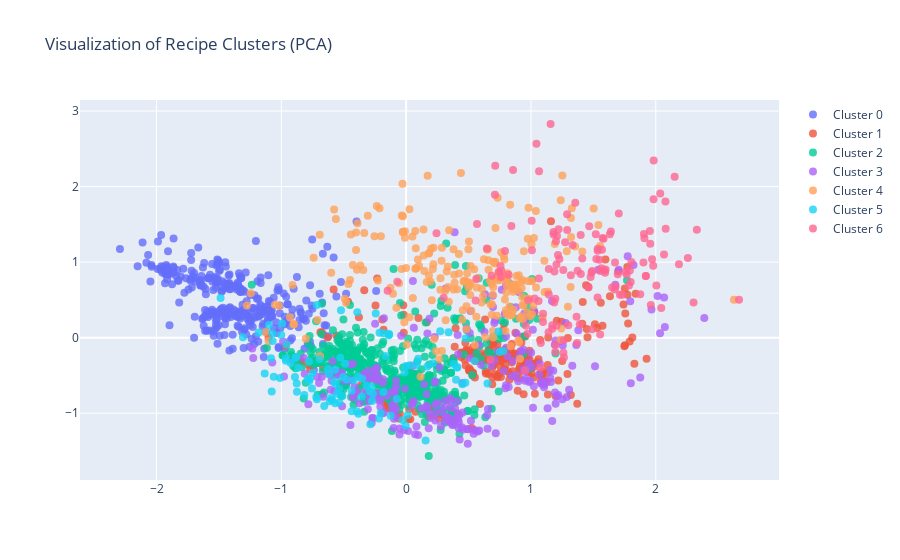

This figure's notebook cell:
### Code cell
pca = PCA(n_components=2)
plot_data = pca.fit_transform(reduced_data)

fig = go.Figure()

recipe_names = [recipe["name"] for recipe in recipes]

for i in range(optimal_clusters):
    cluster_data = plot_data[cluster_labels == i]
    fig.add_trace(
        go.Scatter(
            x=cluster_data[:, 0],
            y=cluster_data[:, 1],
            mode="markers",
            marker=dict(
                size=8,
                opacity=0.8,
            ),
            name=f"Cluster {i}",
            text=[
                recipe_names[j]
                for j in range(len(recipe_names))
                if cluster_labels[j] == i
            ],  # Display recipe names on hover
        )
    )

fig.update_layout(title_text="Visualization of Recipe Clusters (PCA)")
fig.show()

### Figure 1 — Plotly figure (JSON) as saved in the notebook; plotly's stock layout.template omitted (floating-point values rounded to 4 significant figures; data arrays with more than 128 entries replaced by an {"elided": "..."} marker saying what was removed)
{"data": [{"marker": {"opacity": 0.8, "size": 8}, "mode": "markers", "name": "Cluster 0", "text": {"elided": "346 str values"}, "type": "scatter", "x": {"elided": "346 float values"}, "y": {"elided": "346 float values"}}, {"marker": {"opacity": 0.8, "size": 8}, "mode": "markers", "name": "Cluster 1", "text": {"elided": "258 str values"}, "type": "scatter", "x": {"elided": "258 float values"}, "y": {"elided": "258 float values"}}, {"marker": {"opacity": 0.8, "size": 8}, "mode": "markers", "name": "Cluster 2", "text": {"elided": "538 str values"}, "type": "scatter", "x": {"elided": "538 float values"}, "y": {"elided": "538 float values"}}, {"marker": {"opacity": 0.8, "size": 8}, "mode": "markers", "name": "Cluster 3", "text": {"elided": "254 str values"}, "type": "scatter", "x": {"elided": "254 float values"}, "y": {"elided": "254 float values"}}, {"marker": {"opacity": 0.8, "size": 8}, "mode": "markers", "name": "Cluster 4", "text": {"elided": "237 str values"}, "type": "scatter", "x": {"elided": "237 float values"}, "y": {"elided": "237 float values"}}, {"marker": {"opacity": 0.8, "size": 8}, "mode": "markers", "name": "Cluster 5", "text": ["Truffle Mushroom Pasta", "One Pot Spaghetti", "Pinoy Carbonara Recipe with Ham and Bacon", "Cheese Pimiento Sandwich", "No Bake Macaroni", "Loaded Nachos Recipe", "Longganisa Pasta", "Filipino Chicken Pasta Alfredo", "Air Fryer Longganisa Frittata", "Lasagna Roll-Ups", "Creamy Chicken Pasta with Bacon", "Festive Tuna Carbonara", "Lemon Garlic Shrimp Pasta", "Cheeseburger and Hotdog Sandwich Recipe", "Creamy Baked Salmon", "Baked Spaghetti", "No Oven Baked Macaroni Recipe", "Baked Macaroni Recipe", "How to Make Authentic Carbonara", "Tuscan Salmon", "Tuna Pasta Alfredo", "Tuyo Pesto Spaghetti Pasta", "No Bake Filipino Style Lasagna", "Pinoy Style Baked Macaroni with White Sauce", "Easy Classic Macaroni Salad", "Creamy Garlic Salmon", "Spaghetti and Meatballs", "Christmas Lasagna", "Easy Pinoy Spaghetti Recipe", "Corned Beef Baked Macaroni", "Luncheon Meat Mac Salad with Cheese", "Ketogenic Bacon and Egg Salad", "Tuna Macaroni Salad", "No Bake Lasagna", "Pandesal and Sardines Pizza", "Spanish Sardines Pasta with Sun Dried Tomato and Chopped Olives", "Pinoy Spaghetti Recipe", "Ham and Hotdog Omelet with Cheese", "Lobster Pasta in Creamy Alfredo Sauce Recipe", "Pinoy Style Carbonara", "Cheesy Baked Macaroni", "Panlasang Pinoy Spaghetti", "Pork Cheeseburger", "Fresh Basil and Sun Dried Tomato Spaghetti Pasta", "Creamy Baked Spaghetti", "Shrimp Alfredo Pasta with Scallops", "Loaded Breakfast Potato", "Hashbrown Casserole", "Tuna Alfredo Casserole", "Simple Sun-Dried Tomato and Basil Spaghetti", "How to Make a Hamburger", "Chicken Embutido", "Spinach Lasagne", "Smoked Salmon Pasta", "How to Make Eggs Benedict", "Tuyo Pasta", "How to Make Lasagna", "Garlic Shrimp Pasta", "Italian Sausage Pasta Recipe", "Ham and Cheese Quiche Recipe", "Bacon and Cheese Breakfast Casserole Recipe", "Easy Turkey Embutido Recipe", "Spaghetti with Meatballs", "Easy Chicken Parm", "Chicken Pasta Casserole", "Sour Cream Noodle Bake", "Panlasang Pinoy Omelet", "Panko Parmesan Crusted Halibut", "Eggplant Parmigiana", "Pork Parmesan", "Chicken Pesto Pasta", "Basil Pesto", "Parmesan Crusted Fish Recipe", "Baked Spaghetti Recipe", "Creamy Seafood Pasta Recipe", "Corn Chowder Recipe", "Carne Asada Burrito Recipe", "Baked Potato Parmesan Recipe", "Tuna Salad Sandwich Recipe", "Roasted Garlic Parmesan Red Potato", "Tuna Salad Recipe", "Chicken Pasta Alfredo Recipe", "Tasty Sliders Recipe", "Baked Garlic Parmesan French Fries", "Tortilla Soup Recipe", "Baked Potato Skin Recipe", "Eggplant Parmesan Recipe", "Bacon Frittata Recipe", "Roasted Cauliflower Recipe", "Shrimp Pasta in Tomato Cream Cheese Sauce Recipe", "Marinara Sauce Recipe", "Grilled Chicken and Spinach Salad Recipe", "Victoria's Cheezy Pizza Pocket", "Spinach and Feta Pasta Recipe", "Garlic Parmesan Chicken Wings Recipe", "Rotini Chicken Alfredo Recipe", "Creamy Tuyo Pesto", "Chicken Parmesan Recipe", "Cheesy Broccoli Soup Recipe", "Caesar Salad", "Ham and Spinach Omelet Recipe", "Spaghetti with Tomato and Basil", "Fettuccine Alfredo Recipe", "Cheese Sticks", "Homemade Lasagna Recipe"], "type": "scatter", "x": [-0.4369, -0.0008533, -1.061, -0.5685, -0.07458, -0.7485, 0.6517, -0.8661, -0.9632, -0.1655, -0.2867, -0.6558, -0.5108, 0.09709, -0.2766, 0.4506, 0.476, -0.8166, -0.9644, -0.2174, -1.01, -1.001, 0.2731, 0.3399, -0.5345, -0.2033, 0.4, -0.8749, 0.7788, 0.5489, -0.5905, -0.5546, -0.6129, -0.01292, 0.08347, -0.1817, 0.7497, -0.6933, -0.8909, -0.7199, 0.1699, 0.7409, -0.9937, -0.883, -1.487, -0.5641, -0.7148, -0.3826, -0.1363, -0.9591, -0.6267, 0.4744, -0.3932, -0.1402, -0.3914, -0.3522, 0.03056, -0.4776, -0.1385, -1.083, -0.7761, 0.4055, -0.1812, -0.7162, -0.5221, -0.527, -0.273, -1.072, -0.2132, -0.5697, -0.6036, -0.3848, -0.3176, 0.2143, -0.8869, -0.2667, -0.9245, -0.7784, -0.5044, -0.6164, -0.5787, -0.5351, -0.3563, -1.181, 0.156, -0.4363, -0.77, -1.308, -0.4207, -0.02757, 0.3805, -0.1235, -0.4878, 0.01265, -1.07, -1.077, -0.7886, -0.003693, -0.7544, -0.2436, -0.8766, -0.2943, -1.133, -1.099, 0.4106], "y": [-0.7036, -0.3747, -0.5189, -0.867, -0.8114, -0.465, -0.6064, -0.3998, -0.307, -0.2425, -1.147, -0.9039, -0.7717, -0.2792, -0.652, -0.6162, -0.01236, -0.7586, -0.2758, -1.071, -0.5324, 0.03443, 0.08628, 0.07248, -0.8575, -0.9969, -0.5585, -0.7175, -0.1754, -0.3102, -0.825, -0.7418, -0.8408, -0.4614, -0.3611, -0.7188, -0.1884, -0.2846, -0.5204, -0.7861, -0.3831, 0.08305, 0.1883, -0.2617, 0.5259, -0.6133, -0.8138, -1.008, 0.04873, -0.09484, -0.4155, -0.5956, -0.9774, 0.04114, 0.3377, -0.5454, -0.3637, -0.554, 0.03314, -0.2743, -0.5728, -0.3961, 0.05829, 0.4325, 0.3615, -0.2676, -0.8374, 0.05512, 0.06423, -0.4234, -0.7972, -0.5163, -0.6332, -0.3373, -0.2589, -0.7415, -0.337, -0.3151, -0.5201, -0.4833, -0.5874, -0.6823, -0.7792, 0.06828, -1.361, -0.9741, -0.5365, 0.003781, -0.5685, -1.088, -0.3484, -1.032, -0.3457, -1.025, -0.04481, -0.7115, -0.5466, -1.167, -0.6732, 0.3209, -0.6084, -0.7109, -0.4756, 0.1686, -0.3918]}, {"marker": {"opacity": 0.8, "size": 8}, "mode": "markers", "name": "Cluster 6", "text": {"elided": "135 str values"}, "type": "scatter", "x": {"elided": "135 float values"}, "y": {"elided": "135 float values"}}], "layout": {"title": {"text": "Visualization of Recipe Clusters (PCA)"}}}
